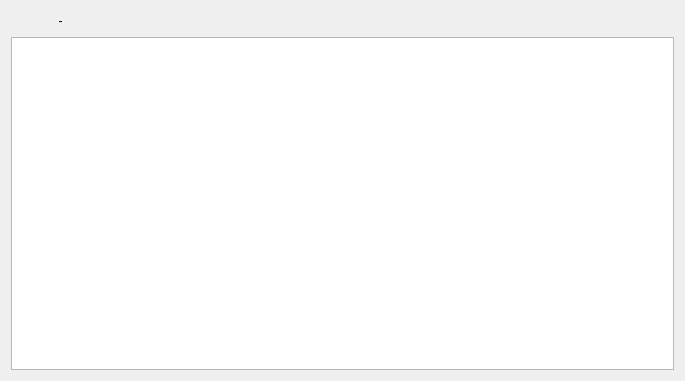
<?xml version="1.0" encoding="UTF-8"?>
<ui version="4.0">
 <class>SchemaWidget</class>
 <widget class="QWidget" name="SchemaWidget">
  <property name="geometry">
   <rect>
    <x>0</x>
    <y>0</y>
    <width>685</width>
    <height>381</height>
   </rect>
  </property>
  <property name="sizePolicy">
   <sizepolicy hsizetype="Expanding" vsizetype="Expanding">
    <horstretch>0</horstretch>
    <verstretch>30</verstretch>
   </sizepolicy>
  </property>
  <property name="windowTitle">
   <string>Form</string>
  </property>
  <property name="styleSheet">
   <string notr="true"/>
  </property>
  <layout class="QGridLayout" name="gridLayout">
   <item row="0" column="0">
    <layout class="QHBoxLayout" name="horizontalLayout">
     <item>
      <widget class="QPushButton" name="RefreshButton">
       <property name="minimumSize">
        <size>
         <width>15</width>
         <height>15</height>
        </size>
       </property>
       <property name="maximumSize">
        <size>
         <width>15</width>
         <height>15</height>
        </size>
       </property>
       <property name="styleSheet">
        <string notr="true">border: none;</string>
       </property>
       <property name="text">
        <string/>
       </property>
       <property name="icon">
        <iconset>
         <normaloff>../assets/refresh.png</normaloff>../assets/refresh.png</iconset>
       </property>
       <property name="iconSize">
        <size>
         <width>15</width>
         <height>15</height>
        </size>
       </property>
      </widget>
     </item>
     <item>
      <widget class="QPushButton" name="AddRowButton">
       <property name="sizePolicy">
        <sizepolicy hsizetype="Minimum" vsizetype="Fixed">
         <horstretch>0</horstretch>
         <verstretch>0</verstretch>
        </sizepolicy>
       </property>
       <property name="minimumSize">
        <size>
         <width>15</width>
         <height>15</height>
        </size>
       </property>
       <property name="maximumSize">
        <size>
         <width>15</width>
         <height>15</height>
        </size>
       </property>
       <property name="styleSheet">
        <string notr="true">border: none;</string>
       </property>
       <property name="text">
        <string/>
       </property>
       <property name="icon">
        <iconset>
         <normaloff>../assets/plus.png</normaloff>../assets/plus.png</iconset>
       </property>
       <property name="iconSize">
        <size>
         <width>15</width>
         <height>15</height>
        </size>
       </property>
      </widget>
     </item>
     <item>
      <widget class="QPushButton" name="RemoveRowButton">
       <property name="minimumSize">
        <size>
         <width>15</width>
         <height>15</height>
        </size>
       </property>
       <property name="maximumSize">
        <size>
         <width>15</width>
         <height>15</height>
        </size>
       </property>
       <property name="styleSheet">
        <string notr="true">border: none;</string>
       </property>
       <property name="text">
        <string>-</string>
       </property>
       <property name="iconSize">
        <size>
         <width>15</width>
         <height>15</height>
        </size>
       </property>
      </widget>
     </item>
     <item>
      <spacer name="horizontalSpacer">
       <property name="orientation">
        <enum>Qt::Horizontal</enum>
       </property>
       <property name="sizeHint" stdset="0">
        <size>
         <width>40</width>
         <height>20</height>
        </size>
       </property>
      </spacer>
     </item>
     <item>
      <widget class="QLabel" name="ResultsText">
       <property name="text">
        <string/>
       </property>
      </widget>
     </item>
    </layout>
   </item>
   <item row="1" column="0">
    <widget class="QTableView" name="SchemaTable">
     <property name="autoScrollMargin">
      <number>10</number>
     </property>
     <property name="showDropIndicator" stdset="0">
      <bool>false</bool>
     </property>
     <property name="dragDropOverwriteMode">
      <bool>false</bool>
     </property>
     <property name="alternatingRowColors">
      <bool>true</bool>
     </property>
     <property name="gridStyle">
      <enum>Qt::NoPen</enum>
     </property>
     <attribute name="horizontalHeaderCascadingSectionResizes">
      <bool>true</bool>
     </attribute>
     <attribute name="horizontalHeaderStretchLastSection">
      <bool>true</bool>
     </attribute>
     <attribute name="verticalHeaderVisible">
      <bool>false</bool>
     </attribute>
     <attribute name="verticalHeaderHighlightSections">
      <bool>false</bool>
     </attribute>
    </widget>
   </item>
  </layout>
 </widget>
 <resources/>
 <connections/>
</ui>
